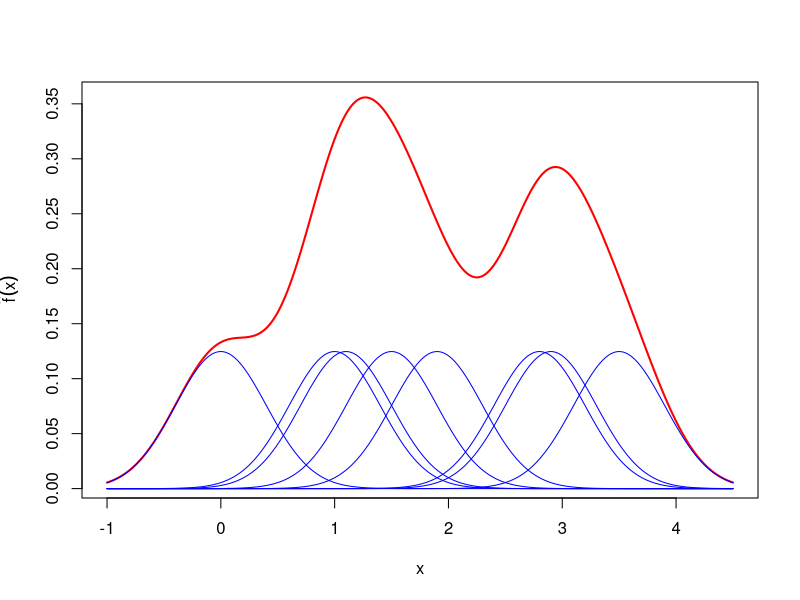

Recreate this plot in R.
## data
x <- c(0, 1, 1.1, 1.5, 1.9, 2.8, 2.9, 3.5)
n <- length(x)

## create a grid
xgrid <- seq(from = min(x) - 1, to = max(x) + 1, by = 0.01)

## window width
h <- 0.4

# create bumps with width h and shape "Gaussian"
bumps <- sapply(x, function(k) dnorm((xgrid - k)/h)/(n * h))

## Fig 7.2: Kernel estimate showing the contributions of Gaussian kernels evaluated
## for the individual observations with bandwidth h = 0.4.
pdf("kdectrb.pdf", height = 7, width = 7)
plot(xgrid, rowSums(bumps), ylab = expression(hat(f)(x)),
     type = "l", xlab = "x", lwd = 2, col = "red", 
     main = "")
out <- apply(bumps, 2, function(b) lines(xgrid, b, col = "blue"))
dev.off()